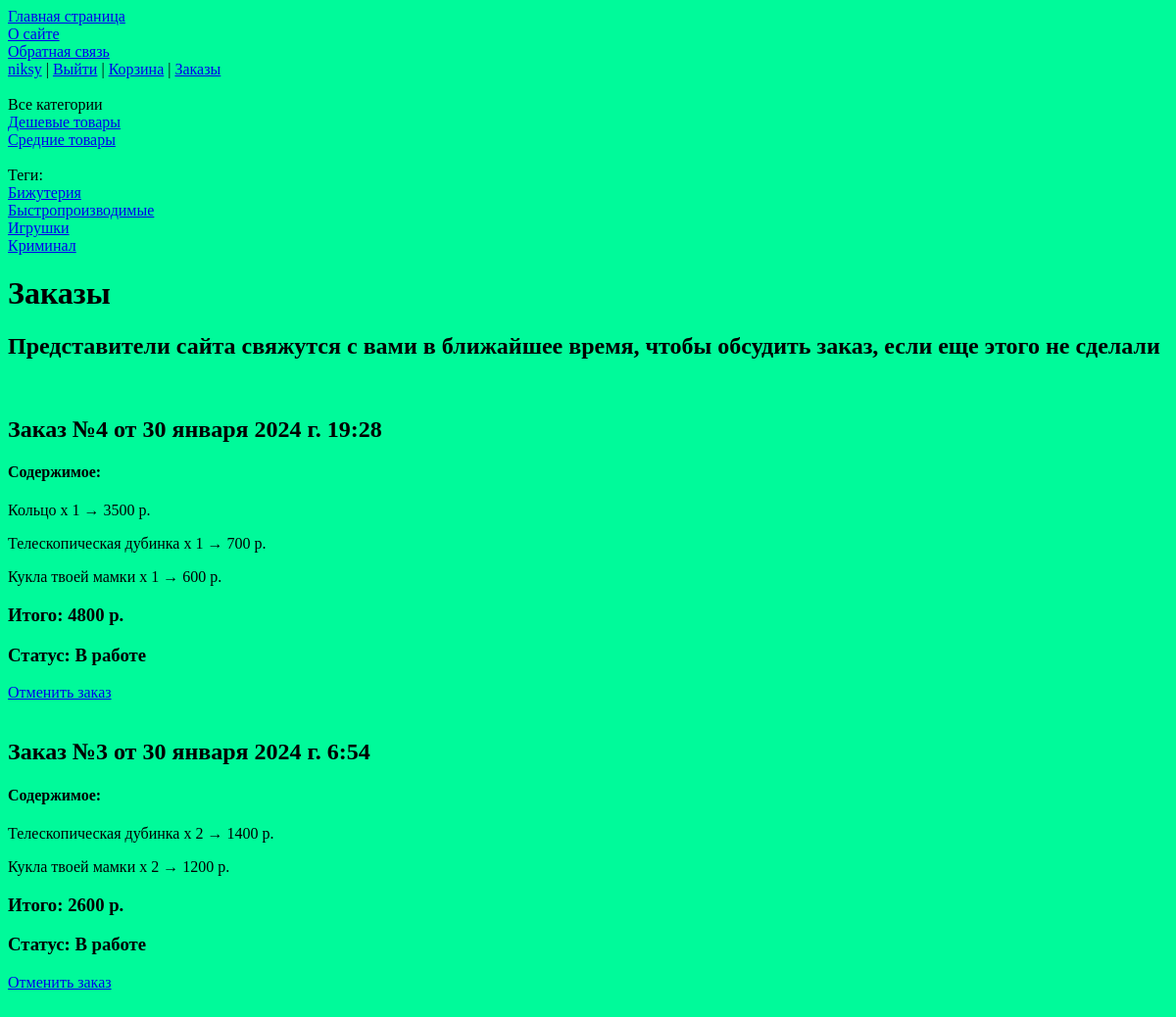
/orders/ (signed in), run on an earlier commit of the app's database.
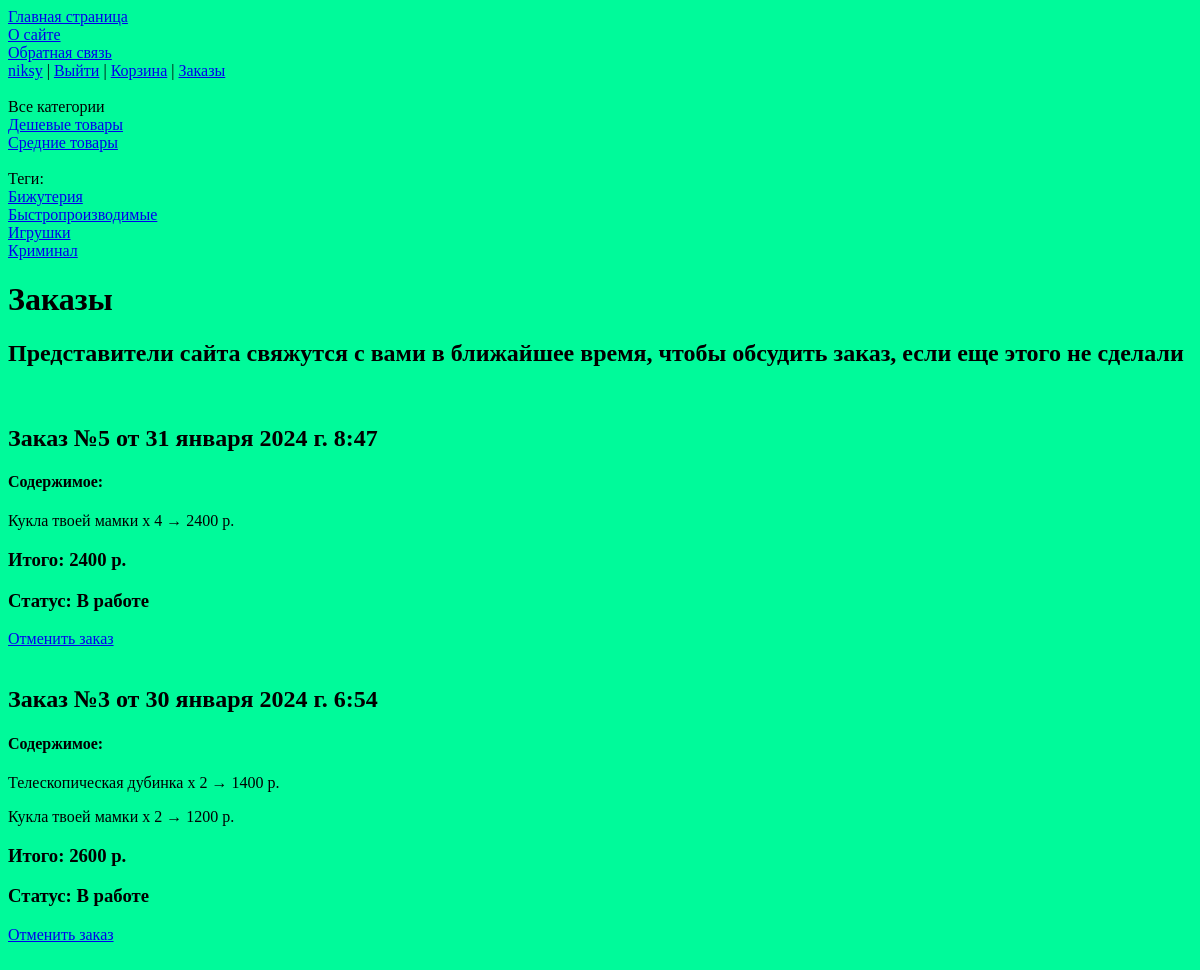
And on a later commit of the database.
### users/models.py (models this page shows)
class User(AbstractUser):
    cart = models.ManyToManyField(Items, blank=True, related_name='cart', verbose_name="Корзина", through="Cart")
    phone_num = models.CharField(max_length=12, verbose_name="Номер телефона", blank=True, null=True)

### justsite/models.py (models this page shows, shortened)
class Category(models.Model):
    name = models.CharField(max_length=100, db_index=True, verbose_name="Категория")
    slug = models.SlugField(max_length=255, unique=True, db_index=True)
    def get_absolute_url(self):
        return reverse('category', kwargs={'cat_slug': self.slug})
    class Meta:
        verbose_name = 'Категория'
        verbose_name_plural = 'Категории'

class TagItem(models.Model):
    tag = models.CharField(max_length=100, db_index=True)
    slug = models.SlugField(max_length=255, unique=True, db_index=True)
    def get_absolute_url(self):
        return reverse('tag', kwargs={'tag_slug': self.slug})
    class Meta:
        verbose_name = 'Тег'
        verbose_name_plural = 'Теги'

class Order(models.Model):
    class Status(models.IntegerChoices):
        ONTHEJOB = 0, 'В работе'
        READYTOGO = 1, 'Готов к выдаче'
        FINISHED = 2, 'Выдан'
    user = models.ForeignKey(get_user_model(), on_delete=models.CASCADE, related_name='user_orders')
    item = models.ManyToManyField(Items, related_name='order_item')
    time_create = models.DateTimeField(auto_now_add=True, verbose_name="Время создания")
    status = models.IntegerField(choices=Status.choices, default=Status.ONTHEJOB)
    order_sum = models.IntegerField(blank=True, verbose_name="Стоимость заказа", null=True)
    class Meta:
        ordering = ['-time_create']
        indexes = [
            models.Index(fields=['-time_create']),
        ]
        verbose_name = "Заказ"
        verbose_name_plural = 'Заказы'

class Items(models.Model):
    class Status(models.IntegerChoices):
        DRAFT = 0, 'Черновик'
        PUBLISHED = 1, 'Опубликовано'
    name = models.CharField(max_length=255, verbose_name="Название товара")
    slug = models.SlugField(max_length=255, db_index=True, unique=True, verbose_name="Слаг", validators=[
        MinLengthValidator(5, message="Минимум 5 символов"),
        MaxLengthValidator(100, message="Максимум 100 символов"),
    ])
    photo = models.ImageField(upload_to="photos/%Y/%m/%d/", default=None, blank=True, null=True, verbose_name="Фото")
    description = models.TextField(blank=True, verbose_name="Описание")
    time_create = models.DateTimeField(auto_now_add=True, verbose_name="Время создания")
    is_published = models.BooleanField(choices=tuple(map(lambda x: (bool(x[0]), x[1]), Status.choices)),
                                       default=Status.DRAFT, verbose_name="Статус")
    cat = models.ForeignKey('Category', on_delete=models.SET_NULL, related_name='items', verbose_name="Категория", null=True)
    tags = models.ManyToManyField('TagItem', blank=True, related_name='tags', verbose_name="Теги")
    price = models.IntegerField(blank=True, verbose_name="Цена", null=True)
    rate = models.FloatField(blank=True, verbose_name="Рейтинг", null=True)
    published = PublishedModel()
    objects = models.Manager()
    class Meta:
        ordering = ['-time_create']
        indexes = [
            models.Index(fields=['-time_create']),
        ]
        verbose_name = "Товары магазина"
        verbose_name_plural = 'Товары магазина'

### justsite/views.py (the view, shortened to what this page needs)
# urls.py: path('orders/', views.Orders.as_view(), name="orders"),
class Orders(LoginRequiredMixin, DataMixin, ListView):
    template_name = 'justsite/orders.html'
    context_object_name = 'orders'
    title_page = "Заказы"
    def get_queryset(self):
        self.orders = self.request.user.user_orders.all()
        self.orders_items = {}
        for order in self.orders:
            res = OrderItem.objects.filter(order=order).annotate(total=F('item__price')*F('count')).values('item__name', 'count', 'total')
            self.orders_items[order] = list(res)
            print(order.__dict__)
        return self.orders
    def get_context_data(self, *, object_list=None, **kwargs):
        context = super().get_context_data(**kwargs)
        return self.get_mixin_context(context, orders_items=self.orders_items)

### justsite/context_processors.py (called while the page is built)
def get_site_context(request):
    return {'mainmenu': menu}

### justsite/templatetags/pstags.py (called while the page is built)
@register.filter
def get_item(dictionary, key):
    return dictionary.get(key)

@register.inclusion_tag('justsite/list_categories.html')
def show_categories(cat_selected_id=0):
    cats = Category.objects.annotate(total=Count("items")).filter(total__gt=0)
    return {"cats": cats, "cat_selected": cat_selected_id}

@register.inclusion_tag('justsite/list_tags.html')
def show_all_tags():
    return {"tags": TagItem.objects.annotate(total=Count("tags")).filter(total__gt=0)}

### justsite/utils.py (called while the page is built)
    def get_mixin_context(self, context, **kwargs):
        context.update(kwargs)
        return context

### justsite/templates/justsite/orders.html (shortened to what this page needs)
{% extends 'base.html' %}
{% load pstags %}
{% block content %}
<h1>{{ title }}</h1>
<h2>Представители сайта свяжутся с вами в ближайшее время, чтобы обсудить заказ, если еще этого не сделали</h2>
<br>
{% for order in orders %}
<div>
    <h2>Заказ №{{order.id}} от {{order.time_create}}</h2>
    <h4>Содержимое:</h4>
    {% for item in orders_items|get_item:order %}
    <p>{{ item.item__name }} x {{item.count}} → {{item.total}} р.</p>
    {% endfor %}
</div>
<h3>Итого: {{order.order_sum}} р.</h3>
<h3>Статус: {{order.get_status_display}}</h3>
<div><a href="{% url 'delete_order' order.id %}">Отменить заказ</a></div>
<br>
{% endfor %}
{% endblock %}

### templates/base.html (shortened to what this page needs)
{% load static %}
{% load pstags %}
<html>
<head>
    <link type="text/css" href="{% static 'justsite/css/styles.css' %}" rel="stylesheet" />
</head>
<a href="{% url 'home' %}">Главная страница</a>
{% block mainmenu %}
{% for m in mainmenu %}
<div><a href="{% url m.url_name %}">{{m.title}}</a></div>
{% endfor %}
{% if user.is_authenticated %}
<div><a href="{% url 'users:profile' %}">{{user.username}}</a> | <a href="{% url 'users:logout' %}">Выйти</a> | <a href="{% url 'cart' %}">Корзина</a> | <a href="{% url 'orders' %}">Заказы</a></div>
{% else %}
<div><a href="{% url 'users:login' %}">Войти</a> | <a href="{% url 'users:register' %}">Регистрация</a>| <a href="{% url 'cart' %}">Корзина</a> | <a href="{% url 'orders' %}">Заказы</a></div>
{% endif %}
{% endblock mainmenu %}
<br>
{% if cat_selected == 0 %}
<div>Все категории</div>
{% else %}
<div><a href="{% url 'home' %}">Все категории</a></div>
{% endif %}
{% show_categories cat_selected %}
<br>
{% show_all_tags %}
<body>
{% block content %}
{% endblock %}
</body>
</html>

### justsite/templates/justsite/list_categories.html
{% for cat in cats %}
         {% if cat.id == cat_selected %}
                   <div>{{cat.name}}</div>
         {% else %}
                   <div><a href="{{ cat.get_absolute_url }}">{{cat.name}}</a></div>
         {% endif %}
{% endfor %}

### justsite/templates/justsite/list_tags.html
{% if tags %}
    Теги:
        {% for t in tags %}
        <div><a href="{{t.get_absolute_url}}">{{t.tag}}</a></div>
        {% endfor %}
{% endif %}

### justsite/static/justsite/css/styles.css (style rules this page uses)
body { background: mediumspringgreen; }

What changed in the data, as far as the page shows it:
removed Order: id "4", time_create "30 января 2024 г. 19:28", order_sum "4800", status "В работе", Items (item__name "Телескопическая дубинка", count "1", total "700"), Items (item__name "Кукла твоей мамки", count "1", total "600")
no longer on this page (row edited): Items: item__name "Кольцо", count "1", total "3500", shown under "4"
added Order: id "5", time_create "31 января 2024 г. 8:47", order_sum "2400", status "В работе", Items (item__name "Кукла твоей мамки", count "4", total "2400")
